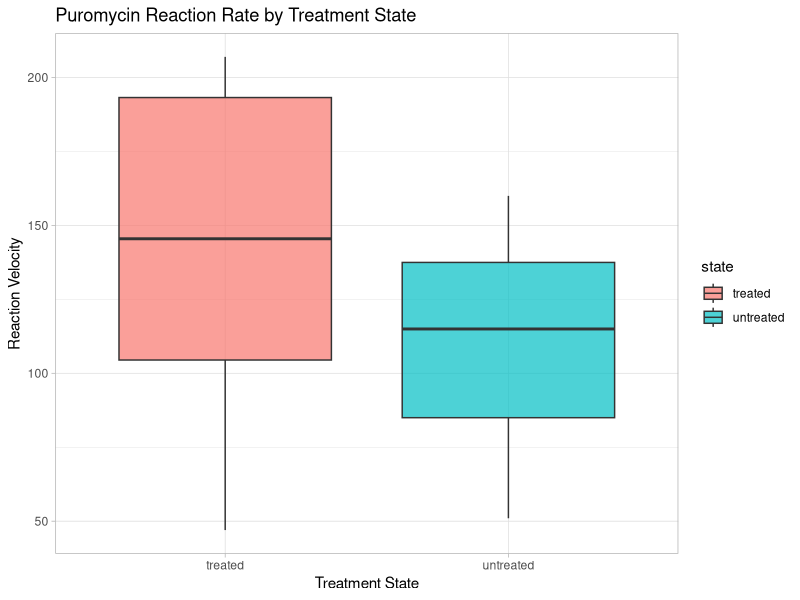
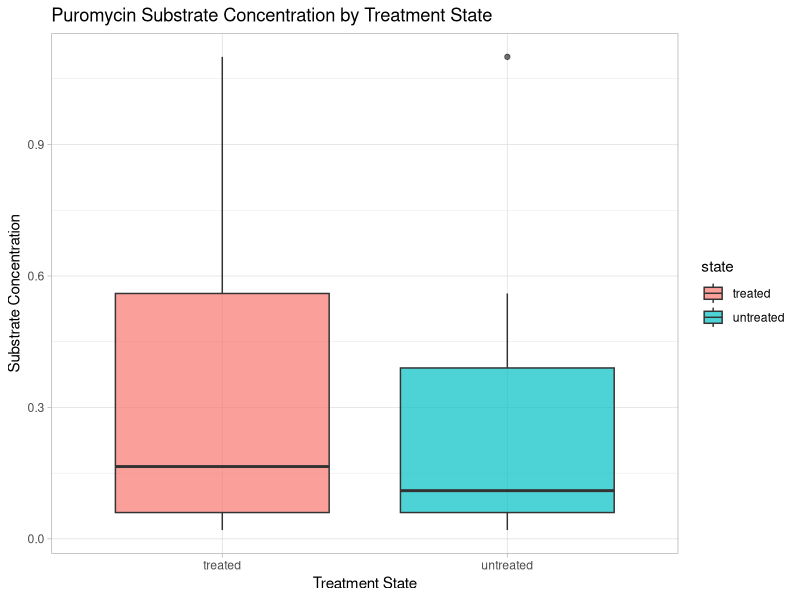
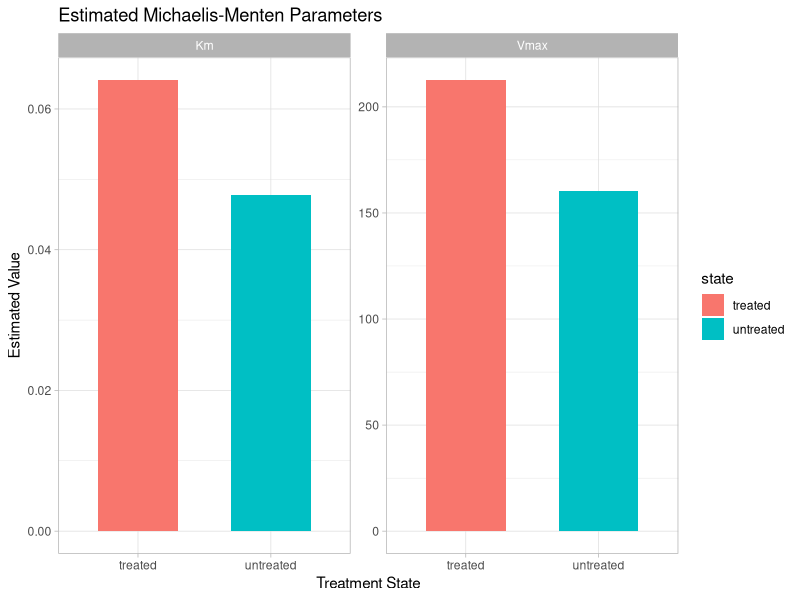
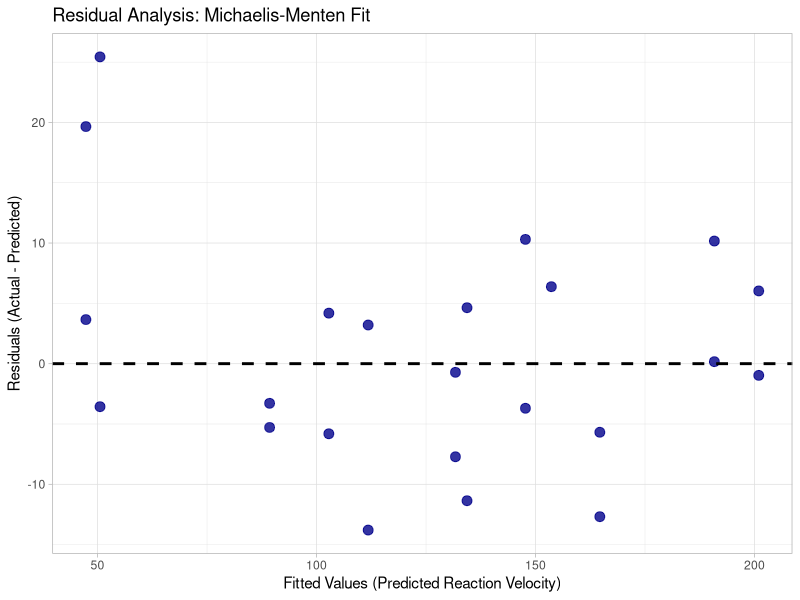
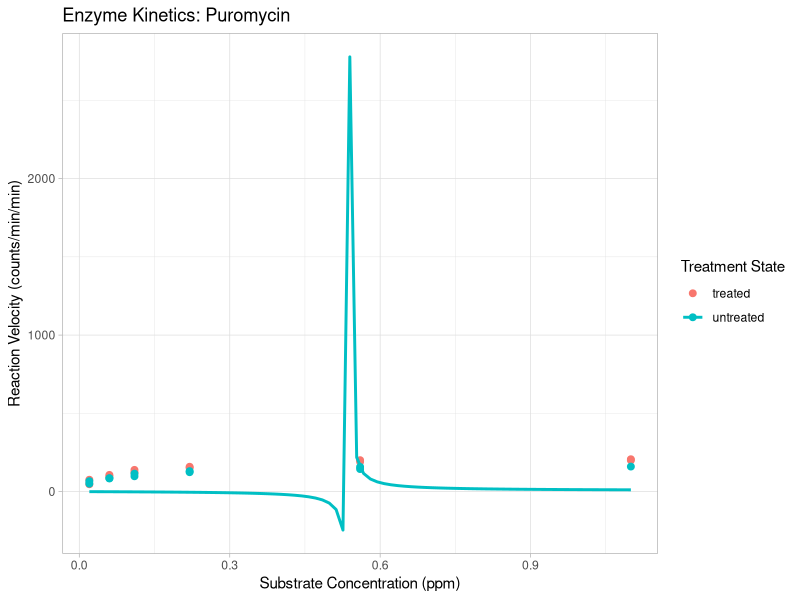
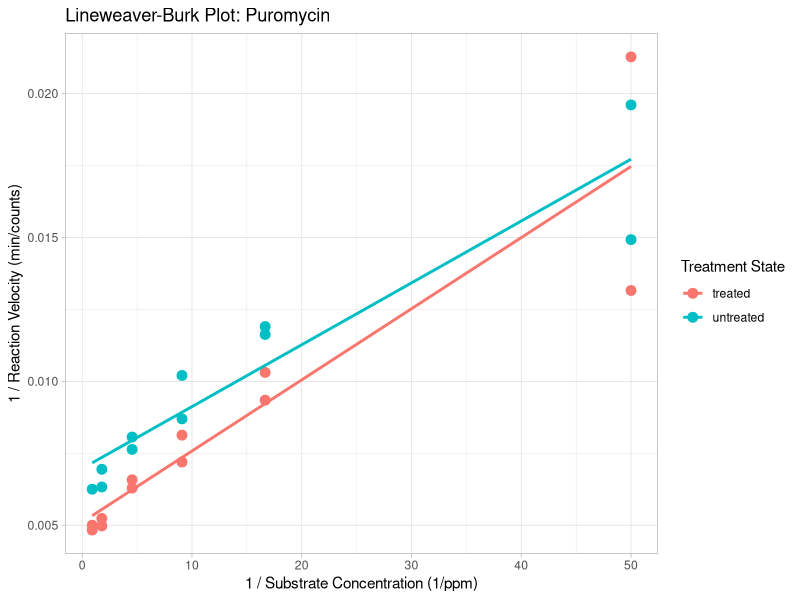
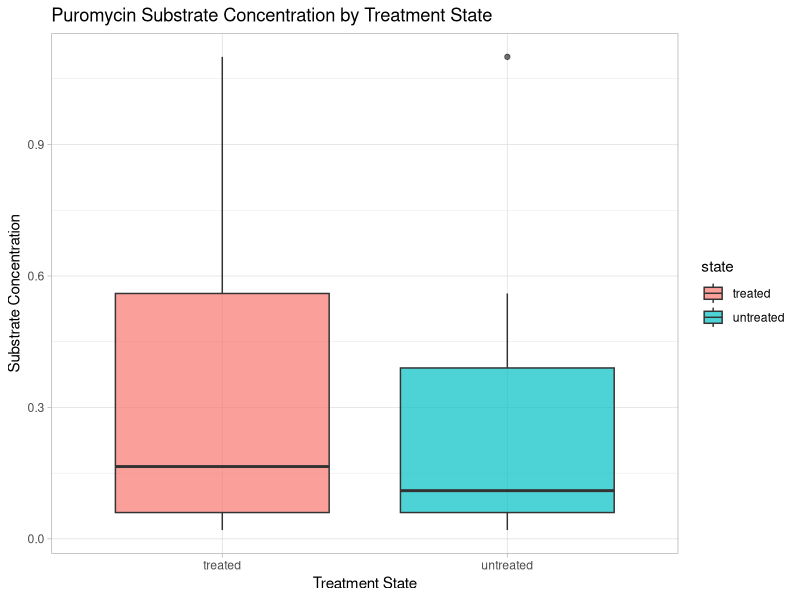
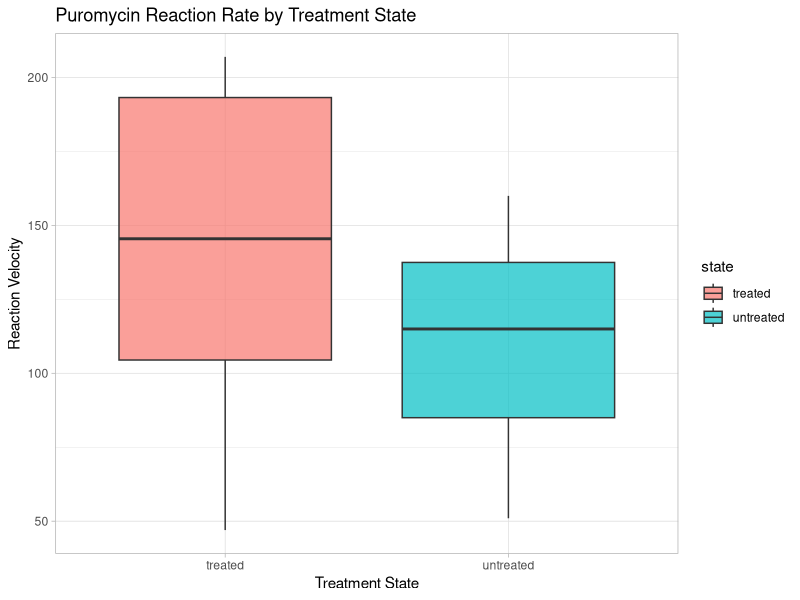

Reproduce these figures in R, in order.
# Enzyme Kinetics Analysis: Puromycin

# 1. Installation & Setup
# install.packages(c("ggplot2", "dplyr"))
library(tidyverse)

# Load built-in dataset
data("Puromycin")

# 2. Michaelis-Menten Plot (Nonlinear Regression)
plot_mm <- ggplot(data = Puromycin, mapping = aes(x = conc, y = rate, color = state)) +
geom_point(size = 2) + geom_smooth(method = "nls", formula = y ~ (Vmax * x) / (Km + x), 
start = list(Vmax = 200, Km = 0.1), se = FALSE) + theme_light() + labs(title = "Enzyme Kinetics: Puromycin", 
x = "Substrate Concentration (ppm)", y = "Reaction Velocity (counts/min/min)", color = "Treatment State")

# Save Michaelis-Menten plot
ggsave("puromycin_michaelis_menten.png", plot = plot_mm, width = 7, height = 5, dpi = 300)

# 3. Lineweaver-Burk Plot (Linear Regression)
plot_lb <- ggplot(data = Puromycin, mapping = aes(x = 1/conc, y = 1/rate, color = state)) + 
geom_point(size = 3) + geom_smooth(method = "lm", se = FALSE, fullrange = TRUE) + theme_light() + 
labs(title = "Lineweaver-Burk Plot: Puromycin", x = "1 / Substrate Concentration (1/ppm)", 
y = "1 / Reaction Velocity (min/counts)", color = "Treatment State")

# Save Lineweaver-Burk plot
ggsave("puromycin_lineweaver_burk.png", plot = plot_lb, width = 7, height = 5, dpi = 300)

# 4. Statistical Summary & Quantile Analysis
# Calculate Means and Standard Deviations
untreated_mean <- Puromycin %>% filter(state == "untreated") %>% pull(conc) %>% mean(na.rm = TRUE)
untreated_sd <- Puromycin %>% filter(state == "untreated") %>% pull(conc) %>% sd(na.rm = TRUE)

treated_mean <- Puromycin %>% filter(state == "treated") %>% pull(conc) %>% mean(na.rm = TRUE)
treated_sd <- Puromycin %>% filter(state == "treated") %>% pull(conc) %>% sd(na.rm = TRUE)

untreated_mean_rate <- Puromycin %>% filter(state == "untreated") %>% pull(rate) %>% mean(na.rm = TRUE)
untreated_sd_rate <- Puromycin %>% filter(state == "untreated") %>% pull(rate) %>% sd(na.rm = TRUE)

treated_mean_rate <- Puromycin %>% filter(state == "treated") %>% pull(rate) %>% mean(na.rm = TRUE)
treated_sd_rate <- Puromycin %>% filter(state == "treated") %>% pull(rate) %>% sd(na.rm = TRUE)

# 5. Calculate 95% Confidence Interval: Rate & Concentration (Assuming Normal Distribution)
treated_conc <- filter(Puromycin, state == "treated") %>% pull(conc)
untreated_conc <- filter(Puromycin, state == "untreated") %>% pull(conc)
untreated_rate <- filter(Puromycin, state == "untreated") %>% pull(rate)
treated_rate <- filter(Puromycin, state == "treated") %>% pull(rate)
t.test(untreated_conc)$conf.int
t.test(treated_conc)$conf.int
t.test(treated_rate)$conf.int
t.test(untreated_rate)$conf.int

# 6. Boxplot for Rate & Concentration
plot_conc_box <- ggplot(Puromycin, aes(x = state, y = conc, fill = state)) + geom_boxplot(alpha = 0.7) + 
theme_light() + labs(title = "Puromycin Substrate Concentration by Treatment State", x = "Treatment State", y = "Substrate Concentration")

ggsave("puromycin_conc_boxplot.png", plot = plot_conc_box, width = 7, height = 5, dpi = 300)

plot_rate_box <- ggplot(Puromycin, aes(x = state, y = rate, fill = state)) + geom_boxplot(alpha = 0.7) + theme_light() + 
labs(title = "Puromycin Reaction Rate by Treatment State", x = "Treatment State",y = "Reaction Velocity")

ggsave("puromycin_rate_boxplot.png", plot = plot_rate_box, width = 7, height = 5, dpi = 300)

plot_rate_box
plot_conc_box

# 6. Parameters for Vmax & Km 
treated_model <- nls(rate ~ (Vmax * conc) / (Km + conc), data = filter(Puromycin, state == "treated"), start = list(Vmax = 200, Km = 0.1))
untreated_model <- nls(rate ~ (Vmax * conc) / (Km + conc), data = filter(Puromycin, state == "untreated"), start = list(Vmax = 200, Km = 0.1))
treated_params <- coef(treated_model)
untreated_params <- coef(untreated_model)
treated_Km <- treated_params["Km"]
treated_Vmax <- treated_params["Vmax"]
untreated_params <- coef(untreated_model)
untreated_Km <- untreated_params["Km"]
untreated_Vmax <- untreated_params["Vmax"]
cat("untreated Km:", untreated_Km,"\n")
cat("untreated Vmax:", untreated_Vmax,"\n")
cat("treated Km:", treated_Km,"\n")
cat("treated Vmax:", treated_Vmax,"\n")

parameter_df <- tibble(state = c("treated", "untreated", "treated", "untreated"), parameter = c("Vmax", "Vmax", "Km", "Km"), 
value = c(treated_Vmax, untreated_Vmax, treated_Km, untreated_Km))

plot_parameters <- ggplot(parameter_df, aes(x = state, y = value, fill = state)) + geom_col(width = 0.6) + facet_wrap(~ parameter, scales = "free_y") + theme_light() + 
labs( title = "Estimated Michaelis-Menten Parameters", x = "Treatment State", y = "Estimated Value")

plot_parameters
ggsave("puromycin_vmax_km_parameters.png", plot = plot_parameters, width = 7, height = 5, dpi = 300)

# 7. Residual Plot (Accuracy)
untreated_res <- data.frame(state = "untreated", fitted = fitted(untreated_model),residuals = residuals(untreated_model))
treated_res <- data.frame(state = "treated", fitted = fitted(treated_model),residuals = residuals(treated_model))
residual_df <- bind_rows(treated_res,untreated_res)
residual_df
plot_residuals <- ggplot(residual_df, aes(x = fitted, y = residuals)) + geom_point(size = 3, alpha = 0.8, color = "darkblue") + geom_hline(yintercept = 0, linetype = "dashed", color = "black", linewidth = 1) + theme_light() + labs(title = "Residual Analysis: Michaelis-Menten Fit", x = "Fitted Values (Predicted Reaction Velocity)", y = "Residuals (Actual - Predicted)")
plot_residuals
ggsave("puromycin_residuals.png", plot = plot_residuals, width = 7, height = 5, dpi = 300)

# 8. Root Mean Square Error (RMSE)
treated_rmse <- sqrt(mean(residuals(treated_model)^2))
untreated_rmse <- sqrt(mean(residuals(untreated_model)^2))
treated_rmse
untreated_rmse
